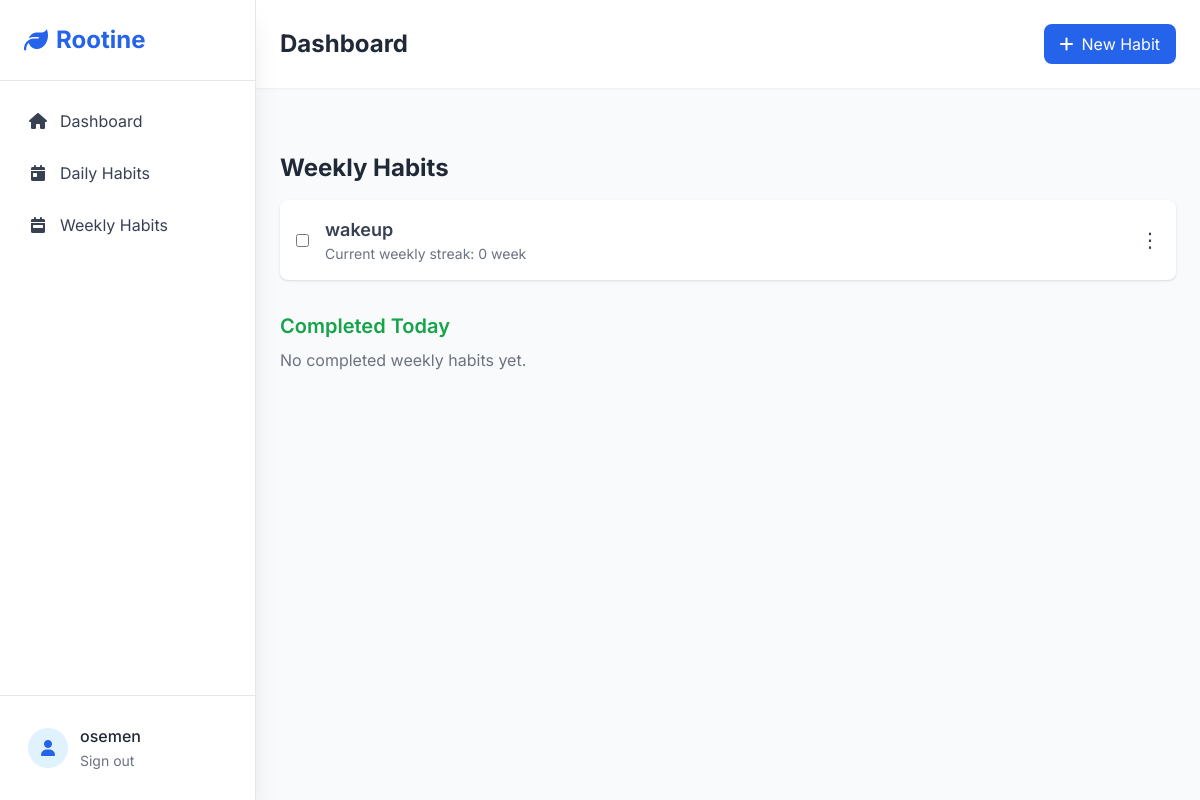
The page /weekly_habit/ (signed in) on the database as committed earlier.
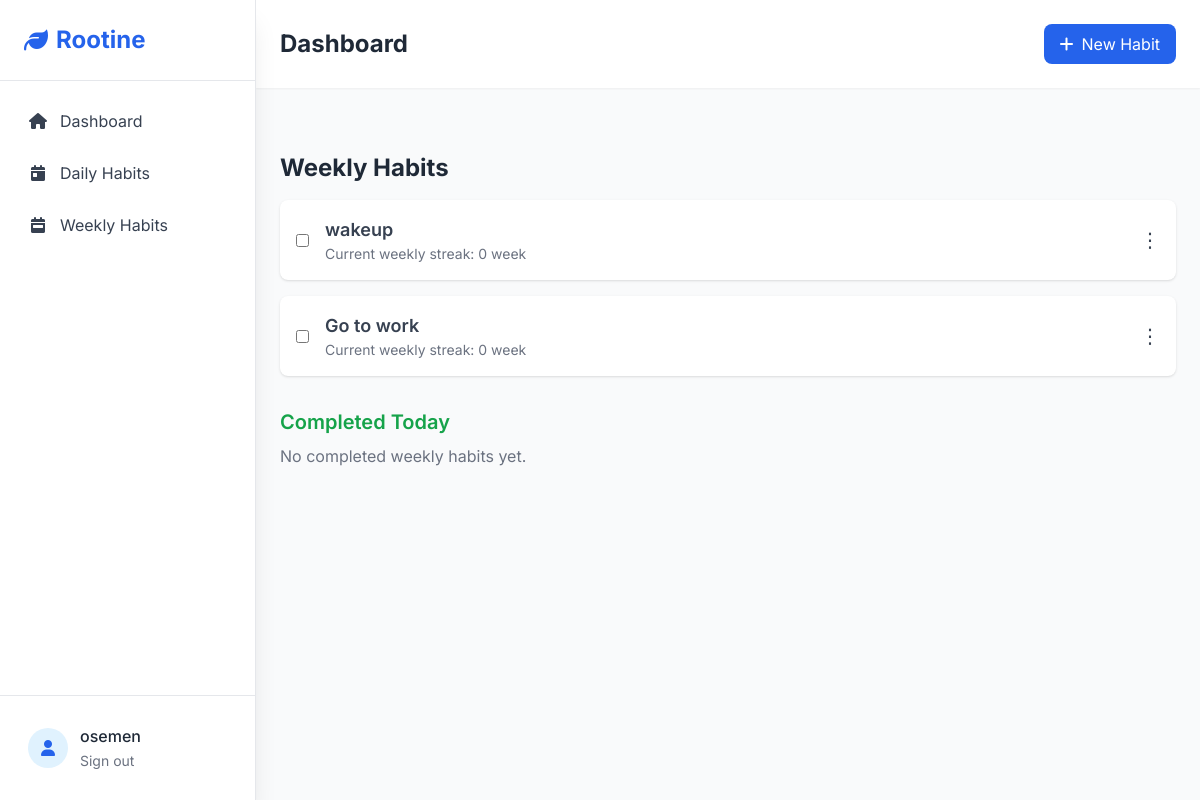
The same page on the database as committed later.
### habit/models.py (models this page shows, shortened)
class Habit(models.Model):
    PERIODICITY = [
        ("daily", "Daily"),
        ("weekly", "Weekly")
    ]
    name = models.CharField(max_length=255, unique=True)
    description = models.TextField(max_length= 1000)
    user = models.ForeignKey(User, on_delete=models.CASCADE)
    periodicity = models.CharField(max_length=10, choices=PERIODICITY)
    created_at = models.DateTimeField(auto_now_add=True)
    updated_at = models.DateTimeField(auto_now=True)
    def is_completed_on(self, day):
        return self.completions.filter(date=day).exists()
    def is_completed_in_week(self, week_start):
        return self.completions.filter(date__gte=week_start, date__lt=week_start + timedelta(days=7)).exists()
    def current_streak(self):
        today = date.today()
        streak = 0
        day_offset = 0
        if self.periodicity == 'daily':
            delta = timedelta(days=1)
            while self.is_completed_on(today - delta * day_offset):
                streak += 1
                day_offset += 1
        elif self.periodicity == 'weekly':
            current_week_start = today - timedelta(days=today.weekday())
            while self.is_completed_in_week(current_week_start - timedelta(weeks=day_offset)):
                streak += 1
                day_offset += 1
        return streak

### habit/views.py (the view)
# urls.py: path("weekly_habit/", views.weekly_habit, name="weekly_habit"),
@login_required
def weekly_habit(request):
    user = request.user
    today = date.today()
    weekly_habits = Habit.objects.filter(user=user).filter(periodicity="weekly")
    incomplete_habits = [habit for habit in weekly_habits if not habit.is_completed_on(today)]
    completed_habits = [habit for habit in weekly_habits if habit.is_completed_on(today)]
    context = {
        "incomplete_habits": incomplete_habits,
        "completed_habits": completed_habits,
        "user": user,
    }
    return render(request, "weekly_habit.html", context)

### templates/weekly_habit.html (shortened to what this page needs)
{% extends 'base.html' %}
{% load static %}
{% block content %}
<div class="max-w-4xl mx-auto mt-10">
    <h2 class="text-2xl font-bold text-gray-800 mb-4">Weekly Habits</h2>
    <ul id="incomplete-habits" class="space-y-4 mb-8">
        {% for habit in incomplete_habits %}
        <li id="habit-item-{{ habit.id }}"
            class="habit-item flex items-center justify-between bg-white p-4 shadow rounded-lg"
            data-habit-id="{{ habit.id }}" data-completed="false">
            <div class="flex items-center">
                <input
                    type="checkbox"
                    id="habit-{{ habit.id }}"
                    class="habit-checkbox mr-4"
                    onchange="completeHabit(this)">
                <label for="habit-{{ habit.id }}" class="flex-1">
                    <h3 class="habit-name text-lg font-semibold text-gray-700">{{ habit.name }}</h3>
                    <p class="text-sm text-gray-500">Current weekly streak: {{ habit.current_streak }} week</p>
                </label>
            </div>
            <div class="relative group inline-block text-left">
                <button class="text-gray-700 text-xl">⋮</button>
            </div>
        </li>
        {% empty %}
        <p class="text-gray-500">No incomplete weekly habits.</p>
        {% endfor %}
    </ul>
    <h3 class="text-xl font-semibold text-green-600 mb-2">Completed Today</h3>
    <ul id="completed-habits" class="space-y-4">
        {% for habit in completed_habits %}
        <li id="habit-item-{{ habit.id }}"
            class="habit-item flex items-center justify-between bg-gray-50 p-4 shadow rounded-lg"
            data-habit-id="{{ habit.id }}" data-completed="true">
            <div class="flex items-center">
                <input
                    type="checkbox"
                    id="habit-{{ habit.id }}"
                    class="habit-checkbox mr-4"
                    onchange="completeHabit(this)"
                    checked>
                <label for="habit-{{ habit.id }}" class="flex-1">
                    <h3 class="habit-name text-lg font-semibold text-gray-700">{{ habit.name }}</h3>
                    <p class="text-sm text-gray-500">Current weekly streak: {{ habit.current_streak }} </p>
                </label>
            </div>
            <div class="relative group inline-block text-left">
                <button class="text-gray-700 text-xl">⋮</button>
                <div class="absolute right-0 bg-white shadow-lg rounded-lg w-32 z-50 opacity-0 group-hover:opacity-100 invisible group-hover:visible transition-all duration-200"
                    style="top: 2.5rem;">
                    <a href="{% url 'edit_habit' habit.pk %}" class="block px-4 py-2 text-gray-700 hover:bg-gray-100">Edit</a>
                    <a href="{% url 'delete_habit' habit.pk %}" class="block px-4 py-2 text-red-600 hover:bg-gray-100">Delete</a>
                    <a href="{% url 'detail_habit' habit.pk %}" class="block px-4 py-2 text-gray-700 hover:bg-gray-100">View Analytics</a>
                </div>
            </div>
        </li>
        {% empty %}
        <p class="text-gray-500">No completed weekly habits yet.</p>
        {% endfor %}
    </ul>
</div>
{% endblock %}

Rows that differ between the two databases and show on the page:
added Habit: name "Go to work", current_streak "0"
